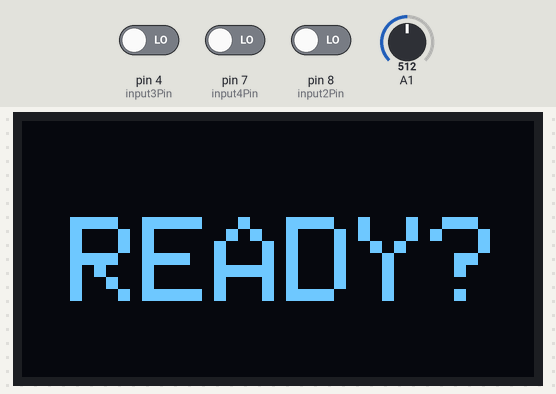
The sketch below on a simulated Arduino Uno, built with avr-gcc and run on an emulated ATmega328P. On the bench: 128×64 one-colour display. The inputs (shaded band) are chosen by the test bench; at power-on: pin 7 (input4Pin) LOW, pin 4 (input3Pin) LOW, A1 = 512, pin 8 (input2Pin) LOW. The display library's start-up logo is not drawn; random numbers use the default seed unless the sketch sets one.

Above: at 3.2 s.
3.3 s: pin 7 (input4Pin) driven HIGH
At 3.8 s:
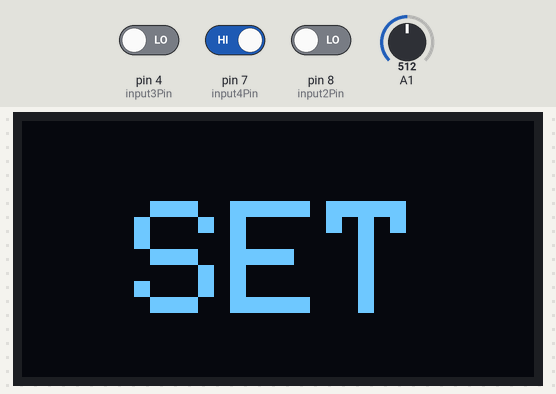
6.3 s: pin 4 (input3Pin) driven HIGH
At 6.68 s:
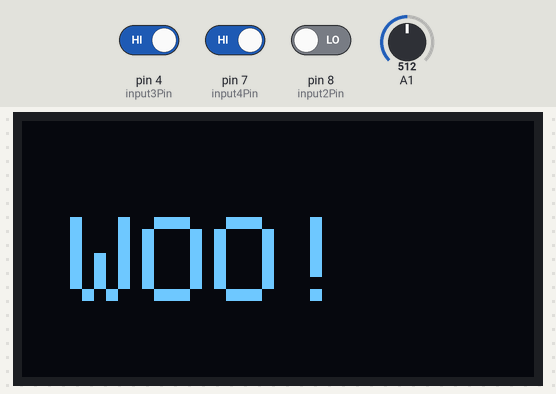
9.1 s: A1 set to 490
At 11.0 s:
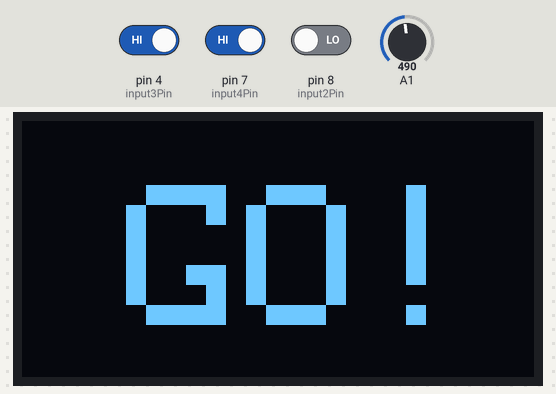
11.1 s: pin 7 (input4Pin) driven LOW
At 13.0 s:
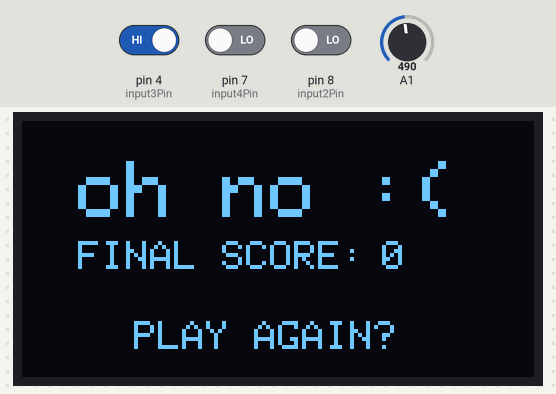
13.3 s: pin 7 (input4Pin) driven HIGH
At 13.8 s:
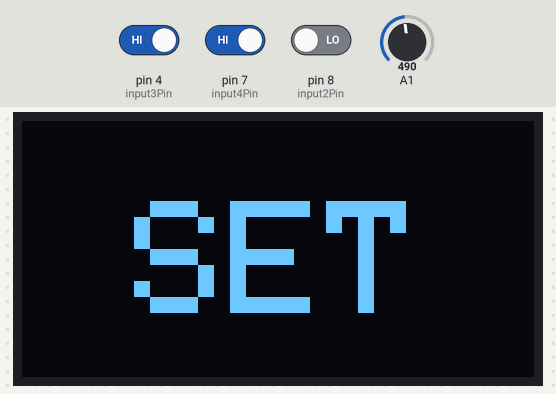
14.8 s: pin 8 (input2Pin) driven HIGH
At 15.89 s:
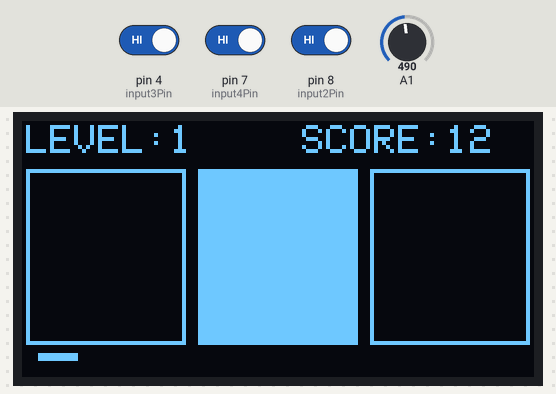
Timing chart, 0 to 17.8 s (numbered marks = the images above; inputs shaded):
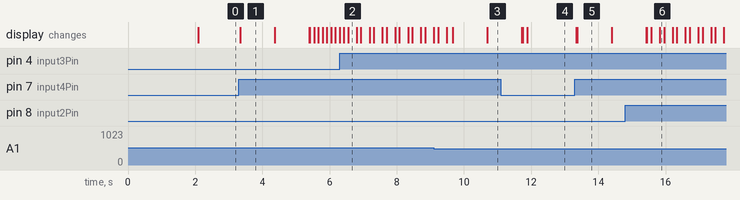

The sketch:

main.ino
```cpp
#include "library.h"


void setup() {
  Serial.begin(9600);

  disSetup();
  butSetup();
}

void loop() {

 gameState();

}
```

display.cpp
```cpp
#include "library.h"
#include <SPI.h>
#include <Wire.h>
#include <Adafruit_GFX.h>
#include <Adafruit_SSD1306.h>

#define SCREEN_WIDTH 128 // OLED display width, in pixels
#define SCREEN_HEIGHT 64 // OLED display height, in pixels

#define OLED_RESET     -1 // Reset pin # (or -1 if sharing Arduino reset pin)
#define SCREEN_ADDRESS 0x3C ///< See datasheet for Address; 0x3D for 128x64, 0x3C for 128x32
Adafruit_SSD1306 display(SCREEN_WIDTH, SCREEN_HEIGHT, &Wire, OLED_RESET);

void disSetup() {
  if (!display.begin(SSD1306_SWITCHCAPVCC, SCREEN_ADDRESS)) {
    Serial.println(F("SSD1306 allocation failed"));
    for (;;); // Don't proceed, loop forever
  }


  display.display();
  delay(2000);
  display.clearDisplay();

}

void startGame() {
  display.clearDisplay();
  display.setTextSize(3);
  display.setTextColor(WHITE);
  display.setCursor(12, 24);
  display.print("READY?");
  display.display();
  switchInstance(1);
}
void startingGame() {
  display.clearDisplay();
  display.setTextSize(4);
  display.setTextColor(WHITE);
  display.setCursor(28, 20);
  display.print("SET");
  display.display();
  delay(1000);
  display.clearDisplay();
  display.setTextSize(5);
  display.setTextColor(WHITE);
  display.setCursor(26, 16);
  display.print("GO!");
  display.display();
  delay(1000);
  switchInstance(2);
}
void inGame(int level, int score, int aTile) {
  display.clearDisplay();
if (aTile == 0){
   display.fillRect(1, 12, 40, 44, SSD1306_WHITE);
  display.drawRect(44, 12, 40, 44, SSD1306_WHITE);
  display.drawRect(87, 12, 40, 44, SSD1306_WHITE);
}
if (aTile == 1){
   display.drawRect(1, 12, 40, 44, SSD1306_WHITE);
  display.fillRect(44, 12, 40, 44, SSD1306_WHITE);
  display.drawRect(87, 12, 40, 44, SSD1306_WHITE);
}
if (aTile == 2){
   display.drawRect(1, 12, 40, 44, SSD1306_WHITE);
  display.drawRect(44, 12, 40, 44, SSD1306_WHITE);
  display.fillRect(87, 12, 40, 44, SSD1306_WHITE);
}


  display.setTextSize(1);
  display.setTextColor(WHITE);
  display.setCursor(1, 1);
  display.print("LEVEL: ");
  display.setCursor(37, 1);
  display.print(level);
  display.setCursor(70, 1);
  display.print("SCORE: ");
  display.setCursor(106, 1);
  display.print(score);
  display.display();
}

void timerBar(int barLength) {
  display.fillRect(4, 58, barLength, 2, SSD1306_WHITE);
  display.display();
}

void successScreen() {
  display.clearDisplay();
 display.setTextSize(3);
  display.setTextColor(WHITE);
  display.setCursor(12, 24);
  display.print("WOO!");
  display.display();
  delay(200);
}
void endGame(int currentScore) {
  display.clearDisplay();
 display.setTextSize(2);
  display.setTextColor(WHITE);
  display.setCursor(14, 10);
  display.print("oh no :(");
  display.setTextSize(1);
  display.setTextColor(WHITE);
  display.setCursor(14, 30);
  display.print("FINAL SCORE:");
  display.setCursor(90, 30);
  display.print(currentScore);

   display.setCursor(28, 50);
  display.print("PLAY AGAIN?");
  display.display();
  switchInstance(0);
}
```

game.cpp
```cpp
#include "library.h"
int input4Pin = 7;
int input3Pin = 4;
int input2Pin = 8;
int input1Pin = 0;
int instance = 0;
int tileSelect = 0;
int aTile = 0;
int gameLevel = 1;
int currentScore = 0;
int scoreModifier = 10;
int gameSpeed = -2;
int barLength = 0;
int barIncrease = 10;

void butSetup() {
  pinMode(input4Pin, INPUT);
  pinMode(input3Pin, INPUT);
  pinMode(input2Pin, INPUT);
  pinMode(input1Pin, INPUT);
}

void switchInstance(int a) {
  if (a == 1) {
    int pushed = digitalRead(7);  // read input value
    if (pushed == HIGH) { // check if the input is HIGH (button released)
      // digitalWrite(ledPin, LOW);   turn LED OFF
      instance = a;
    }
    else {
      //digitalWrite(ledPin, HIGH);  // turn LED ON

    }
  } else {
    if (a == 0) {
      int push = digitalRead(7);  // read input value
    if (push == HIGH) { // check if the input is HIGH (button released)
      instance = 0;
      tileSelect = 0;
    aTile = 0;
    gameLevel = 1;
    currentScore = 0;
    scoreModifier = 10;
    gameSpeed = 0;
    }
    else {
      //digitalWrite(ledPin, HIGH);  // turn LED ON

    }

    } else {
    instance = a;
    }
  }
}

void gameState() {
  if (currentScore <= 99) {
    gameSpeed = -2;
    gameLevel = 1;
    scoreModifier = 10;
    barIncrease = 10;
  }
  if (currentScore >= 100) {
    gameSpeed = 0;
    gameLevel = 2;
    scoreModifier = 14;
    barIncrease = 12;
  }
  if (currentScore >= 250) {
    gameSpeed = 2;
    gameLevel = 3;
    scoreModifier = 18;
    barIncrease = 15;
  }
  if (currentScore >= 500) {
    gameSpeed = 4;
    gameLevel = 4;
    scoreModifier = 22;
    barIncrease = 20;
  }
  if (currentScore >= 800) {
    gameSpeed = 6;
    gameLevel = 5;
    scoreModifier = 26;
    barIncrease = 30;
  }

  if (instance == 0) {
    startGame();
  }
  if (instance == 1) {
    startingGame();
  }
  if (instance == 2) {
    theGame();
  }
  if (instance == 3) {
    endGame(currentScore);
  }

}

void theGame() {
  int success = 0;
  int pinNum;
  int wrongPin1;
  int wrongPin2;
  int bonus = 10;
  tileSelector();
  inGame(gameLevel, currentScore, aTile);
  int speedo = 2;
  for (int i = gameSpeed; i <= 10; i++) {
    if (success == 0) {
      barLength = barLength + barIncrease;
      timerBar(barLength);

      if (aTile == 0) {
        pinNum = 0;
        wrongPin1 = 8;
        wrongPin2 = 4;
      }
      if (aTile == 1) {
        pinNum = 8;
        wrongPin1 = 0;
        wrongPin2 = 4;
      }
      if (aTile == 2) {
        pinNum = 4;
        wrongPin1 = 8;
        wrongPin2 = 0;
      }

      int pushed = digitalRead(pinNum);  // read input value
      if (pushed == HIGH) { // check if the input is HIGH (button released)
        success = 1;
      }
      else {
        int wrongPush1 = digitalRead(wrongPin1);  // read input value
        if (wrongPush1 == HIGH) { // check if the input is HIGH (button released)
          success = 0;
          switchInstance(3);
           i = 11;
        }
        int wrongPush2 = digitalRead(wrongPin2);
        if (wrongPush2 == HIGH) { // check if the input is HIGH (button released)
          success = 0;
          switchInstance(3);
          i = 11;
        }
      }
      delay(100);
      bonus = scoreModifier - i;
    } else {

      i = 10;
    }
  }
  barLength = 0;
  if (success == 0) {
    switchInstance(3);
  } else {
    successScreen();

    currentScore = currentScore + bonus;

  }
}

void tileSelector() {
  randomSeed(analogRead(1));
  int randomNumber = random(3);
  aTile = randomNumber;

}

void buttonPush(int pinNumber)
{

  int pushed = digitalRead(pinNumber);  // read input value
  if (pushed == HIGH) { // check if the input is HIGH (button released)
    // digitalWrite(ledPin, LOW);   turn LED OFF
    Serial.print(pinNumber);
  }
  else {
    //digitalWrite(ledPin, HIGH);  // turn LED ON

  }
}
```

library.h
```cpp
#ifndef LIBRARY_H
#define LIBRARY_H
#include <Arduino.h>
void disSetup();
void butSetup();
void buttonPush(int pinNumber);
void gameState();
void switchInstance(int a);
void startGame();
void startingGame();
void inGame(int level, int score, int aTile);
void timerBar(int barLength);
void endGame(int currentScore);
void theGame();
void tileSelector();
void successScreen();
#endif
```

Measured:
- after the input at 3.3 s, the display: changes at once (image 1)
- after the input at 13.3 s, the display: first changes at once (image 5 shows a later state)
- what the display in image 1 shows lasts 1.1 s, from 3.3 s to 4.4 s
